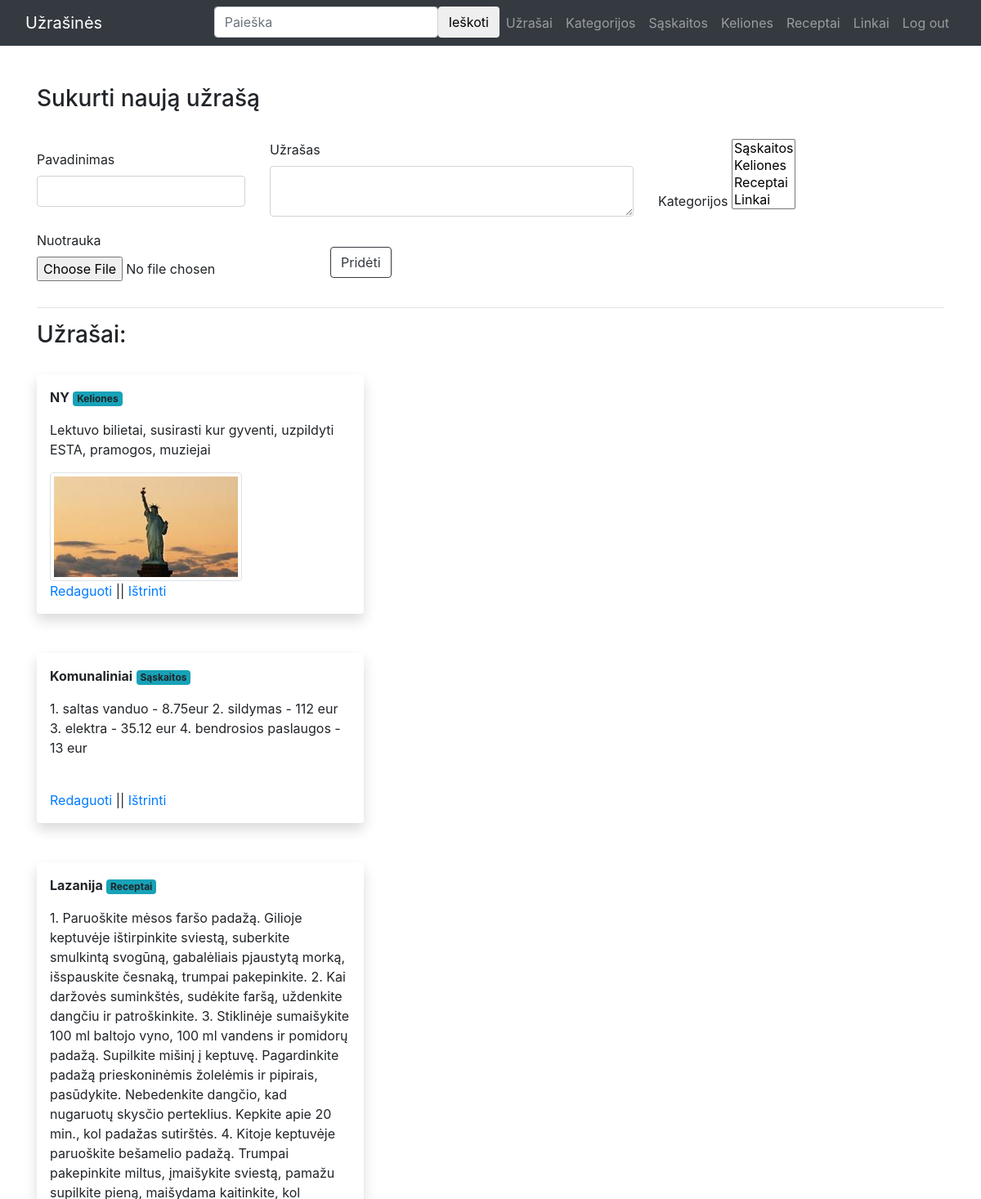
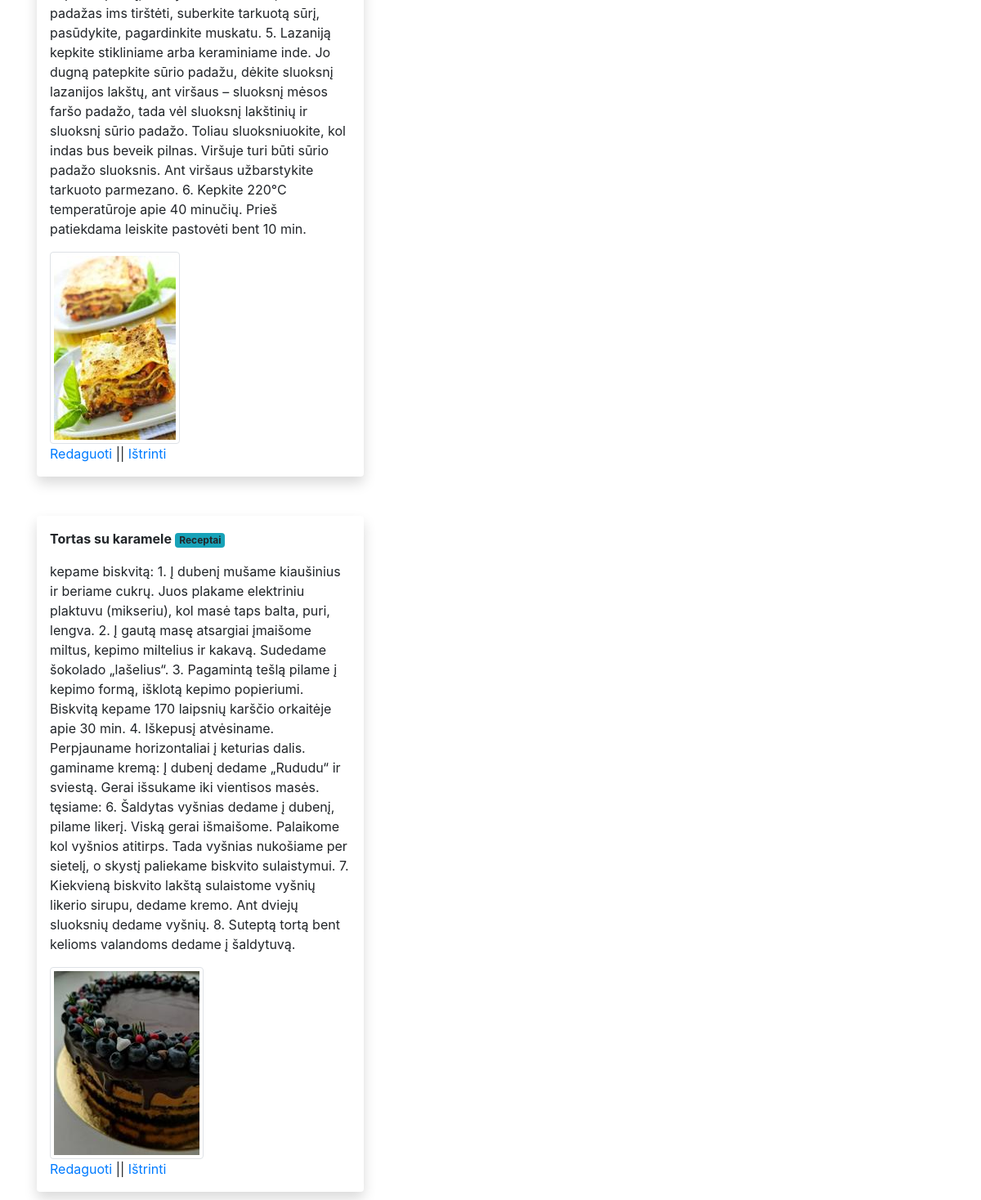
The page /note (signed in) on the database its author committed (2 pictures, top to bottom).
### app.py (models this page shows)
class Category(db.Model):
    __tablename__ = "categories"
    id = db.Column(db.Integer, primary_key=True)
    name = db.Column("Name", db.String(20), nullable=False)
    user_id = db.Column(db.Integer, db.ForeignKey("user.id"))
    user = db.relationship("User", lazy=True)
    notes = db.relationship("Note", secondary=notes_categories, back_populates="categories")

class Note(db.Model):
    __tablename__ = "notes"
    id = db.Column(db.Integer, primary_key=True)
    title = db.Column("Title", db.String(20), nullable=False)
    text =db.Column("Text", db.Text, nullable=False)
    photo = db.Column("Image", db.String(20), nullable=True)
    user_id = db.Column(db.Integer, db.ForeignKey("user.id"))
    user = db.relationship("User", lazy=True)
    categories = db.relationship('Category', secondary=notes_categories, back_populates="notes")

### app.py (the view, shortened to what this page needs)
@app.route('/note', methods=['GET', 'POST'])
@login_required
def note():
    notes = Note.query.filter_by(user_id=current_user.id).all()
    forma = forms.NoteForm()
    categories = Category.query.filter_by(user_id=current_user.id).all()
    forma.categories.query = categories
    return render_template('note.html', form=forma, notes=notes, categories=categories)

### forms.py
class NoteForm(FlaskForm):
    title = StringField('Pavadinimas', [DataRequired(), Length(max=25)])
    text = TextAreaField('Užrašas', [DataRequired()])
    photo = FileField('Nuotrauka', validators=[FileAllowed(['jpg', 'png'])])
    categories = QuerySelectMultipleField("Kategorijos", get_label="name", get_pk=lambda obj: str(obj.id))
    submit = SubmitField('Pridėti')

class SearchForm(FlaskForm):
    searched = StringField('Paieška', [DataRequired()])
    submit = SubmitField('Ieškoti')

### app.py (called while the page is built)
@login_manager.user_loader
def load_user(user_id):
    return User.query.get(int(user_id))

@app.context_processor
def base():
    form = forms.SearchForm()
    return dict(form = form)

### templates/note.html (shortened to what this page needs)
{% extends "base.html" %} {% block content %}
<br />
<h3>Sukurti naują užrašą</h3>
<br />
<form class="row gx-3 gy-2 align-items-center" method="post" action="/note" enctype="multipart/form-data">
  <div class="form-group col-sm-3">
    {{ form.title.label(class="form-control-label") }} {{
    form.title(class="form-control") }}
  </div>
  <div class="form-group col-sm-5">
    {{ form.text.label(class="form-control-label") }} {{
    form.text(class="form-control") }}
  </div>
  <div class="form-group col-auto">
    {{ form.categories.label(class="form-label") }} {{
    form.categories(class="form-select") }}
  </div>
  <div class="form-group col-auto">
    {{ form.photo.label() }} {{ form.photo(class="form-control-file") }}
  </div>
  <div>
{{ form.submit (class="btn btn-outline-dark ")}}
  </div>
</form>
<hr />
<h3>Užrašai:</h3>
<br />
{% for note in notes %}
<div class="shadow p-3 mb-5 bg-body rounded" style="max-width: 25rem;">
<p> <strong>{{note.title}}</strong> {% for category in note.categories %}
<span class="badge bg-info">{{ category.name }}</span>
{% endfor %}</p>
<p>{{note.text}}</p>
{% if note.photo %}
<img class="img-thumbnail" src="{{ note.photo }}" />
{% endif %}
<br />
<a href="{{ url_for('edit_note', id=note['id']) }}">Redaguoti</a> ||
<a href="{{ url_for('delete_note', id=note['id']) }}">Ištrinti</a>
</div>
{% endfor %} {% endblock %}

### templates/base.html (shortened to what this page needs)
<!DOCTYPE html>
<html lang="en">
<head>
    <link
    rel="stylesheet"
    href="https://stackpath.bootstrapcdn.com/bootstrap/4.1.3/css/bootstrap.min.css"
  />
</head>
<body>
<nav class="navbar navbar-expand-lg navbar-dark bg-dark static-top">
    <div class="container-fluid">
        <a class="navbar-brand" href="/register">Užrašinės</a>
        <div class="collapse navbar-collapse" id="navbarResponsive">
            <ul class="navbar-nav ml-auto">
                {% if current_user.is_authenticated %}
                <li>
                    <form action = "{{ url_for('search') }}" method="POST" class="d-flex ">
                    <input name="searched" class="form-control" type="text" placeholder="Paieška">
                    <button class="btn btn-outline-white" type="submit">Ieškoti</button>
                    </form>
                </li>
                <li class="nav-item"><a class="nav-link" href="/note">Užrašai</a></li>
                <li class="nav-item"><a class="nav-link" href="/category">Kategorijos</a></li>
                {% for category in categories %}
                    <li class="nav-item">
                      <a class="nav-link" href="/filter?category={{ category.id }}">{{ category.name }}</a>
                    </li>
                    {% endfor %}
                <li class="nav-item">
                    <a class="nav-link" href="/logout">Log out</a>
                </li>
                {% endif %}
            </ul>
        </div>
    </div>
</nav>
    <div class="container">
        <br />
         {% block content %} {% endblock %}
    </div>
</body>
</html>

### rows shown on the page
Category: name "Sąskaitos"
Category: name "Keliones"
Category: name "Receptai"
Category: name "Linkai"
Note: title "NY", text "Lektuvo bilietai, susirasti kur gyventi, uzpildyti ESTA, pramogos, muziejai", photo (picture)
Note: title "Komunaliniai", text "1. saltas vanduo - 8.75eur 2. sildymas - 112 eur 3. elektra - 35.12 eur 4. bendrosios paslaugos - 13 eur"
Note: title "Lazanija", text "1. Paruoškite mėsos faršo padažą. Gilioje keptuvėje ištirpinkite sviestą, suberkite smulkintą svogūną, gabalėliais pjaustytą morką, išspauskite česnaką, trumpai pakepinkite. 2. Kai daržovės suminkštės, sudėkite faršą, uždenkite dangčiu ir patroškinkite. 3. Stiklinėje sumaišykite 100 ml baltojo vyno, 100 ml vandens ir pomidorų padažą. Supilkite mišinį į keptuvę. Pagardinkite padažą prieskoninėmis žolelėmis ir pipirais, pasūdykite. Nebedenkite dangčio, kad nugaruotų skysčio perteklius. Kepkite apie 20 min., kol padažas sutirštės. 4. Kitoje keptuvėje paruoškite bešamelio padažą. Trumpai pakepinkite miltus, įmaišykite sviestą, pamažu supilkite pieną, maišydama kaitinkite, kol padažas ims…", photo (picture)
Note: title "Tortas su karamele", text "kepame biskvitą: 1. Į dubenį mušame kiaušinius ir beriame cukrų. Juos plakame elektriniu plaktuvu (mikseriu), kol masė taps balta, puri, lengva. 2. Į gautą masę atsargiai įmaišome miltus, kepimo miltelius ir kakavą. Sudedame šokolado „lašelius“. 3. Pagamintą tešlą pilame į kepimo formą, išklotą kepimo popieriumi. Biskvitą kepame 170 laipsnių karščio orkaitėje apie 30 min. 4. Iškepusį atvėsiname. Perpjauname horizontaliai į keturias dalis. gaminame kremą: Į dubenį dedame „Rududu“ ir sviestą. Gerai išsukame iki vientisos masės. tęsiame: 6. Šaldytas vyšnias dedame į dubenį, pilame likerį. Viską gerai išmaišome. Palaikome kol vyšnios atitirps. Tada vyšnias nukošiame per sietelį, o skystį…", photo (picture)
